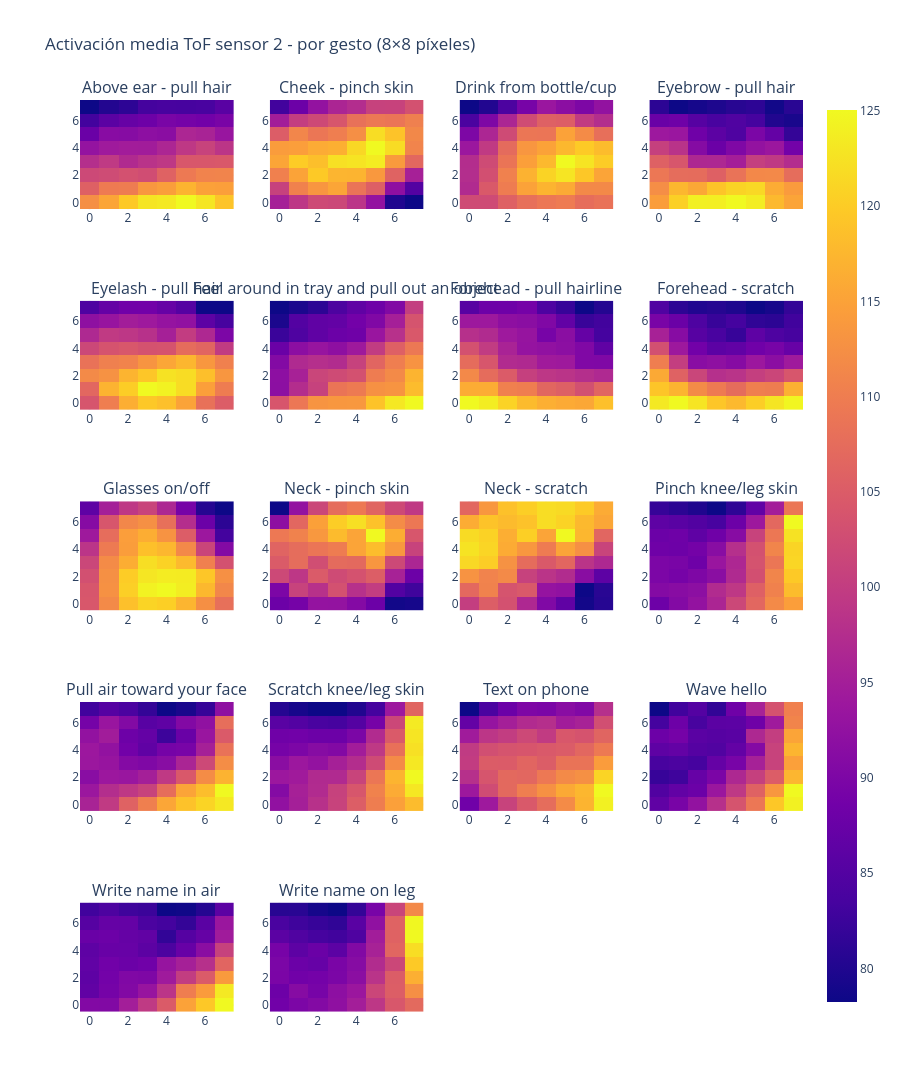

Notebook code cell kept with this figure:
### Code cell
def plot_tof_heatmap_per_gesture(df: pl.DataFrame, tof_idx: int = 1) -> go.Figure:
    """Genera un heatmap 8×8 de la activación media del sensor ToF para cada gesto.
    Esto revela qué zonas del sensor se activan con cada gesto, mostrando patrones espaciales característicos.
    Es útil para entender la información espacial que aporta el sensor ToF y cómo se relaciona con los gestos.

    :param df: DataFrame con los datos de entrenamiento, incluyendo la columna `tof_{idx}` que contiene arrays 8×8.
    :param tof_idx: Índice del sensor ToF a visualizar (1-5), por defecto a 1
    :return: Figura de Plotly con los heatmaps por gesto.
    """
    col = f"tof_{tof_idx}"
    if col not in df.columns:
        print(f"Columna {col} no encontrada.")
        return

    gestures = df["gesture"].drop_nulls().unique().sort().to_list()

    ncols = min(4, len(gestures))
    nrows = int(np.ceil(len(gestures) / ncols))

    fig = make_subplots(
        rows=nrows,
        cols=ncols,
        subplot_titles=gestures,
        horizontal_spacing=0.05,
        vertical_spacing=0.1,
    )

    for idx, gesture in enumerate(gestures):
        row, col_n = divmod(idx, ncols)
        # mean_tof = (
        #     df.filter(pl.col("gesture") == gesture)[col]
        #     .explode()  # Array(64) → filas
        #     .cast(pl.Float32)
        #     .drop_nulls()
        # )
        # Promedia todos los timesteps → shape (64,)
        arr = (
            df.filter(pl.col("gesture") == gesture)
            .select(pl.col(col).arr.to_list())[col]
            .to_list()
        )
        mat = np.nanmean(np.array(arr, dtype=float), axis=0).reshape(8, 8)

        fig.add_trace(
            go.Heatmap(
                z=mat,
                colorscale="Plasma",
                showscale=(idx == 0),
                zmin=0,
            ),
            row=row + 1,
            col=col_n + 1,
        )

    fig.update_layout(
        title=f"Activación media ToF sensor {tof_idx} - por gesto (8×8 píxeles)",
        height=250 * nrows + 80,
        template="plotly_white",
    )
    return fig


plot_tof_heatmap_per_gesture(train_df, tof_idx=2)

### Figure 1 — Plotly figure (JSON) as saved in the notebook; plotly's stock layout.template omitted (floating-point values rounded to 4 significant figures)
{"data": [{"colorscale": [[0, "#0d0887"], [0.1111, "#46039f"], [0.2222, "#7201a8"], [0.3333, "#9c179e"], [0.4444, "#bd3786"], [0.5556, "#d8576b"], [0.6667, "#ed7953"], [0.7778, "#fb9f3a"], [0.8889, "#fdca26"], [1, "#f0f921"]], "showscale": true, "type": "heatmap", "xaxis": "x", "yaxis": "y", "z": [[112.4, 115.4, 119.8, 122.9, 123.3, 125.0, 122.9, 119.1], [105.7, 109.6, 109.9, 113.5, 114.4, 117.2, 114.9, 114.6], [102.0, 102.4, 103.3, 102.6, 106.0, 109.4, 110.8, 111.0], [97.67, 99.5, 97.0, 98.37, 99.23, 104.2, 104.2, 104.4], [92.9, 94.28, 94.73, 94.63, 96.28, 99.19, 101.0, 98.77], [87.67, 91.31, 91.17, 91.96, 91.56, 96.32, 95.72, 93.39], [83.16, 85.88, 87.16, 88.08, 89.55, 89.05, 88.69, 89.45], [78.24, 80.28, 81.19, 83.31, 83.71, 83.53, 83.79, 85.71]], "zmin": 0}, {"colorscale": [[0, "#0d0887"], [0.1111, "#46039f"], [0.2222, "#7201a8"], [0.3333, "#9c179e"], [0.4444, "#bd3786"], [0.5556, "#d8576b"], [0.6667, "#ed7953"], [0.7778, "#fb9f3a"], [0.8889, "#fdca26"], [1, "#f0f921"]], "showscale": false, "type": "heatmap", "xaxis": "x2", "yaxis": "y2", "z": [[99.93, 102.1, 103.8, 103.6, 101.8, 98.46, 91.29, 90.3], [103.1, 108.6, 110.2, 111.3, 107.5, 105.7, 98.11, 94.13], [108.5, 111.1, 113.7, 112.3, 112.3, 110.3, 106.0, 99.98], [111.3, 113.9, 113.0, 115.2, 115.4, 115.9, 110.5, 106.4], [110.6, 110.8, 111.7, 112.0, 114.6, 116.7, 114.9, 108.8], [105.5, 108.9, 107.6, 108.3, 109.6, 115.0, 113.3, 109.1], [99.67, 102.7, 103.7, 104.9, 107.2, 107.8, 107.6, 108.4], [93.03, 95.8, 98.5, 100.4, 101.1, 103.0, 103.1, 104.4]], "zmin": 0}, {"colorscale": [[0, "#0d0887"], [0.1111, "#46039f"], [0.2222, "#7201a8"], [0.3333, "#9c179e"], [0.4444, "#bd3786"], [0.5556, "#d8576b"], [0.6667, "#ed7953"], [0.7778, "#fb9f3a"], [0.8889, "#fdca26"], [1, "#f0f921"]], "showscale": false, "type": "heatmap", "xaxis": "x3", "yaxis": "y3", "z": [[148.5, 148.6, 154.0, 157.6, 159.3, 160.2, 157.0, 158.1], [140.4, 152.2, 160.5, 168.5, 171.9, 170.0, 163.3, 163.3], [141.1, 149.7, 161.5, 171.6, 177.8, 180.8, 175.6, 168.9], [141.1, 148.6, 158.7, 168.0, 172.9, 184.3, 180.5, 176.5], [135.2, 144.3, 156.5, 166.0, 168.6, 172.8, 176.1, 173.5], [129.2, 139.2, 148.6, 159.0, 158.9, 168.5, 163.7, 157.4], [120.0, 129.4, 139.1, 148.9, 153.9, 153.4, 144.6, 141.1], [110.9, 113.9, 120.1, 128.1, 134.9, 132.1, 129.3, 133.4]], "zmin": 0}, {"colorscale": [[0, "#0d0887"], [0.1111, "#46039f"], [0.2222, "#7201a8"], [0.3333, "#9c179e"], [0.4444, "#bd3786"], [0.5556, "#d8576b"], [0.6667, "#ed7953"], [0.7778, "#fb9f3a"], [0.8889, "#fdca26"], [1, "#f0f921"]], "showscale": false, "type": "heatmap", "xaxis": "x4", "yaxis": "y4", "z": [[124.1, 129.0, 131.8, 131.7, 132.6, 131.5, 126.8, 124.8], [122.4, 126.6, 125.2, 127.9, 129.3, 129.7, 125.6, 123.9], [120.0, 118.8, 118.7, 117.2, 119.4, 121.9, 121.9, 118.7], [117.3, 115.9, 110.1, 110.0, 108.8, 113.1, 112.4, 110.7], [113.2, 111.4, 105.7, 103.1, 105.0, 107.0, 107.8, 103.9], [107.9, 107.6, 103.5, 101.7, 100.5, 104.7, 102.5, 98.33], [102.9, 103.4, 101.1, 99.91, 100.6, 99.66, 96.94, 96.41], [97.79, 95.53, 96.17, 96.75, 97.47, 97.86, 95.92, 97.53]], "zmin": 0}, {"colorscale": [[0, "#0d0887"], [0.1111, "#46039f"], [0.2222, "#7201a8"], [0.3333, "#9c179e"], [0.4444, "#bd3786"], [0.5556, "#d8576b"], [0.6667, "#ed7953"], [0.7778, "#fb9f3a"], [0.8889, "#fdca26"], [1, "#f0f921"]], "showscale": false, "type": "heatmap", "xaxis": "x5", "yaxis": "y5", "z": [[113.7, 119.1, 124.6, 127.3, 126.4, 123.4, 117.5, 114.8], [116.1, 125.1, 127.8, 132.0, 131.3, 129.2, 123.0, 118.9], [120.5, 121.4, 125.2, 127.1, 129.8, 129.2, 126.4, 122.0], [117.6, 119.3, 119.7, 121.7, 123.8, 125.4, 122.1, 119.4], [111.9, 113.5, 114.1, 113.3, 113.5, 116.8, 115.9, 110.1], [107.5, 110.0, 109.5, 108.7, 106.3, 110.3, 107.4, 101.6], [103.5, 104.4, 105.9, 105.3, 104.3, 103.8, 98.4, 96.15], [96.85, 99.2, 100.4, 100.5, 99.23, 97.58, 91.5, 91.51]], "zmin": 0}, {"colorscale": [[0, "#0d0887"], [0.1111, "#46039f"], [0.2222, "#7201a8"], [0.3333, "#9c179e"], [0.4444, "#bd3786"], [0.5556, "#d8576b"], [0.6667, "#ed7953"], [0.7778, "#fb9f3a"], [0.8889, "#fdca26"], [1, "#f0f921"]], "showscale": false, "type": "heatmap", "xaxis": "x6", "yaxis": "y6", "z": [[125.6, 133.2, 139.3, 140.0, 140.0, 147.9, 154.2, 157.1], [107.5, 115.8, 120.9, 132.6, 133.9, 138.6, 139.2, 146.7], [107.7, 113.0, 121.8, 123.0, 124.5, 134.5, 137.2, 145.3], [105.8, 115.0, 116.3, 115.5, 120.8, 129.2, 134.7, 139.1], [101.3, 107.4, 109.5, 107.8, 111.0, 119.5, 128.1, 133.5], [93.28, 96.57, 99.52, 101.4, 102.1, 109.9, 116.7, 126.3], [89.06, 97.13, 99.5, 100.1, 102.8, 105.3, 112.5, 125.2], [87.16, 89.04, 91.35, 96.13, 99.58, 102.0, 105.6, 120.1]], "zmin": 0}, {"colorscale": [[0, "#0d0887"], [0.1111, "#46039f"], [0.2222, "#7201a8"], [0.3333, "#9c179e"], [0.4444, "#bd3786"], [0.5556, "#d8576b"], [0.6667, "#ed7953"], [0.7778, "#fb9f3a"], [0.8889, "#fdca26"], [1, "#f0f921"]], "showscale": false, "type": "heatmap", "xaxis": "x7", "yaxis": "y7", "z": [[119.0, 117.9, 115.6, 113.4, 112.2, 111.8, 111.4, 113.8], [111.9, 112.0, 107.3, 107.0, 104.2, 103.4, 101.5, 104.1], [108.2, 104.9, 102.9, 99.44, 98.23, 97.8, 97.11, 96.39], [104.9, 102.3, 96.7, 96.46, 94.5, 94.35, 91.31, 91.2], [101.6, 98.89, 95.64, 93.32, 93.02, 92.46, 91.25, 88.15], [97.3, 96.61, 94.31, 93.46, 90.43, 92.27, 88.68, 85.67], [94.15, 94.23, 92.64, 92.28, 91.27, 88.41, 84.77, 85.48], [87.32, 89.39, 89.55, 90.18, 86.49, 84.63, 81.59, 83.3]], "zmin": 0}, {"colorscale": [[0, "#0d0887"], [0.1111, "#46039f"], [0.2222, "#7201a8"], [0.3333, "#9c179e"], [0.4444, "#bd3786"], [0.5556, "#d8576b"], [0.6667, "#ed7953"], [0.7778, "#fb9f3a"], [0.8889, "#fdca26"], [1, "#f0f921"]], "showscale": false, "type": "heatmap", "xaxis": "x8", "yaxis": "y8", "z": [[108.0, 109.4, 107.6, 104.8, 103.5, 105.6, 107.6, 109.2], [104.7, 103.0, 98.68, 96.88, 95.17, 97.44, 97.17, 102.7], [102.0, 93.87, 90.18, 87.28, 87.81, 89.33, 90.28, 92.35], [97.31, 89.19, 82.08, 82.61, 81.77, 84.08, 82.27, 84.37], [91.56, 84.19, 79.77, 77.69, 78.15, 79.64, 80.3, 78.7], [85.39, 81.87, 77.17, 75.88, 74.42, 77.84, 76.29, 75.62], [80.46, 79.07, 76.33, 74.51, 75.48, 73.94, 73.61, 75.18], [76.48, 73.7, 72.85, 73.18, 72.56, 71.33, 72.09, 74.23]], "zmin": 0}, {"colorscale": [[0, "#0d0887"], [0.1111, "#46039f"], [0.2222, "#7201a8"], [0.3333, "#9c179e"], [0.4444, "#bd3786"], [0.5556, "#d8576b"], [0.6667, "#ed7953"], [0.7778, "#fb9f3a"], [0.8889, "#fdca26"], [1, "#f0f921"]], "showscale": false, "type": "heatmap", "xaxis": "x9", "yaxis": "y9", "z": [[158.0, 170.2, 181.2, 185.0, 184.1, 179.1, 171.3, 164.1], [157.6, 171.8, 184.1, 190.3, 191.6, 189.5, 179.7, 169.5], [156.1, 171.5, 183.5, 188.3, 189.3, 189.2, 182.5, 171.6], [153.7, 170.4, 177.6, 186.8, 184.7, 180.0, 167.9, 156.4], [149.0, 166.6, 174.5, 181.3, 179.6, 169.9, 153.3, 136.1], [141.7, 163.4, 174.6, 177.6, 172.2, 159.4, 141.1, 124.0], [136.6, 157.7, 169.5, 171.4, 164.1, 147.2, 131.3, 120.5], [128.8, 143.2, 149.8, 152.8, 145.3, 133.5, 119.4, 115.9]], "zmin": 0}, {"colorscale": [[0, "#0d0887"], [0.1111, "#46039f"], [0.2222, "#7201a8"], [0.3333, "#9c179e"], [0.4444, "#bd3786"], [0.5556, "#d8576b"], [0.6667, "#ed7953"], [0.7778, "#fb9f3a"], [0.8889, "#fdca26"], [1, "#f0f921"]], "showscale": false, "type": "heatmap", "xaxis": "x10", "yaxis": "y10", "z": [[82.29, 82.7, 84.1, 84.08, 83.38, 82.31, 78.93, 79.07], [82.99, 87.11, 86.03, 87.91, 85.99, 86.73, 81.19, 80.45], [87.42, 86.34, 88.47, 87.56, 88.0, 88.64, 85.09, 82.3], [88.48, 89.49, 87.71, 89.39, 89.28, 91.63, 87.46, 85.35], [88.99, 89.49, 89.96, 90.31, 92.31, 93.41, 91.72, 87.1], [90.13, 90.64, 91.72, 93.33, 92.28, 95.88, 92.7, 88.22], [83.8, 89.17, 92.13, 94.09, 94.83, 93.64, 91.12, 90.06], [78.76, 84.08, 87.3, 89.49, 90.14, 89.03, 87.46, 86.51]], "zmin": 0}, {"colorscale": [[0, "#0d0887"], [0.1111, "#46039f"], [0.2222, "#7201a8"], [0.3333, "#9c179e"], [0.4444, "#bd3786"], [0.5556, "#d8576b"], [0.6667, "#ed7953"], [0.7778, "#fb9f3a"], [0.8889, "#fdca26"], [1, "#f0f921"]], "showscale": false, "type": "heatmap", "xaxis": "x11", "yaxis": "y11", "z": [[82.12, 84.12, 83.32, 80.69, 78.22, 76.65, 73.57, 74.28], [84.76, 86.31, 83.51, 83.82, 79.21, 79.05, 73.36, 74.39], [87.2, 86.33, 86.74, 82.36, 81.48, 80.92, 78.66, 76.5], [90.56, 90.08, 87.13, 85.01, 83.87, 84.66, 81.47, 80.67], [91.05, 90.42, 88.45, 87.43, 85.88, 88.11, 87.07, 82.46], [90.68, 90.28, 88.61, 90.15, 88.09, 92.01, 89.02, 84.62], [88.5, 89.62, 89.2, 89.53, 90.78, 90.31, 89.12, 88.21], [84.7, 87.42, 89.52, 90.1, 90.76, 90.66, 89.93, 88.42]], "zmin": 0}, {"colorscale": [[0, "#0d0887"], [0.1111, "#46039f"], [0.2222, "#7201a8"], [0.3333, "#9c179e"], [0.4444, "#bd3786"], [0.5556, "#d8576b"], [0.6667, "#ed7953"], [0.7778, "#fb9f3a"], [0.8889, "#fdca26"], [1, "#f0f921"]], "showscale": false, "type": "heatmap", "xaxis": "x12", "yaxis": "y12", "z": [[72.81, 75.81, 78.07, 81.99, 88.32, 93.87, 99.69, 102.9], [75.91, 76.46, 77.11, 83.07, 85.53, 92.73, 98.39, 107.0], [74.83, 73.94, 75.16, 76.86, 82.79, 89.75, 98.96, 108.8], [74.83, 74.38, 72.83, 78.85, 82.38, 90.36, 96.51, 110.4], [73.02, 72.79, 73.73, 76.56, 83.89, 90.08, 98.95, 110.2], [72.51, 72.95, 70.9, 73.04, 76.35, 87.48, 96.79, 111.9], [70.67, 70.07, 69.06, 67.85, 72.59, 79.52, 94.14, 114.8], [65.86, 64.67, 63.42, 61.6, 65.03, 71.2, 80.53, 96.6]], "zmin": 0}, {"colorscale": [[0, "#0d0887"], [0.1111, "#46039f"], [0.2222, "#7201a8"], [0.3333, "#9c179e"], [0.4444, "#bd3786"], [0.5556, "#d8576b"], [0.6667, "#ed7953"], [0.7778, "#fb9f3a"], [0.8889, "#fdca26"], [1, "#f0f921"]], "showscale": false, "type": "heatmap", "xaxis": "x13", "yaxis": "y13", "z": [[123.0, 127.6, 135.2, 140.4, 146.6, 150.7, 153.1, 155.8], [120.7, 125.2, 127.1, 129.3, 137.2, 146.3, 150.0, 158.0], [117.9, 120.7, 120.4, 122.3, 127.4, 133.3, 142.6, 148.5], [120.6, 120.0, 117.2, 116.5, 117.9, 123.5, 130.4, 142.7], [120.7, 119.3, 114.6, 112.1, 115.1, 115.5, 122.5, 138.1], [119.3, 121.7, 113.9, 112.6, 107.4, 113.3, 120.2, 133.7], [115.0, 120.3, 117.0, 110.9, 111.8, 116.9, 118.9, 137.4], [107.8, 110.6, 109.1, 106.4, 102.1, 103.5, 106.6, 118.6]], "zmin": 0}, {"colorscale": [[0, "#0d0887"], [0.1111, "#46039f"], [0.2222, "#7201a8"], [0.3333, "#9c179e"], [0.4444, "#bd3786"], [0.5556, "#d8576b"], [0.6667, "#ed7953"], [0.7778, "#fb9f3a"], [0.8889, "#fdca26"], [1, "#f0f921"]], "showscale": false, "type": "heatmap", "xaxis": "x14", "yaxis": "y14", "z": [[77.16, 80.32, 83.87, 87.24, 92.4, 97.98, 103.7, 107.7], [75.26, 80.56, 82.6, 87.08, 90.89, 98.78, 105.2, 113.6], [78.72, 79.41, 82.5, 82.43, 87.47, 96.84, 106.6, 115.9], [76.06, 78.7, 77.46, 80.51, 83.08, 88.86, 100.4, 113.7], [73.07, 74.01, 75.56, 74.93, 79.78, 85.26, 95.77, 112.7], [72.12, 72.46, 71.75, 71.7, 73.87, 82.68, 91.69, 113.3], [68.99, 68.22, 66.78, 66.37, 68.37, 73.08, 88.13, 114.0], [62.7, 61.2, 60.14, 60.19, 62.28, 66.24, 78.86, 93.61]], "zmin": 0}, {"colorscale": [[0, "#0d0887"], [0.1111, "#46039f"], [0.2222, "#7201a8"], [0.3333, "#9c179e"], [0.4444, "#bd3786"], [0.5556, "#d8576b"], [0.6667, "#ed7953"], [0.7778, "#fb9f3a"], [0.8889, "#fdca26"], [1, "#f0f921"]], "showscale": false, "type": "heatmap", "xaxis": "x15", "yaxis": "y15", "z": [[111.9, 117.6, 124.3, 127.8, 130.8, 135.0, 140.3, 147.2], [117.4, 125.7, 130.2, 133.3, 135.9, 139.0, 140.6, 148.0], [121.3, 127.2, 130.2, 129.9, 132.5, 134.9, 135.7, 144.0], [123.3, 128.3, 128.2, 129.6, 128.4, 131.7, 131.7, 137.4], [123.0, 126.2, 127.0, 127.3, 127.8, 128.3, 129.9, 132.7], [117.9, 122.2, 123.3, 125.3, 123.1, 127.5, 126.9, 129.6], [110.5, 116.5, 118.5, 120.6, 121.1, 118.1, 119.1, 126.2], [101.9, 107.4, 111.3, 113.6, 113.2, 114.9, 113.9, 121.2]], "zmin": 0}, {"colorscale": [[0, "#0d0887"], [0.1111, "#46039f"], [0.2222, "#7201a8"], [0.3333, "#9c179e"], [0.4444, "#bd3786"], [0.5556, "#d8576b"], [0.6667, "#ed7953"], [0.7778, "#fb9f3a"], [0.8889, "#fdca26"], [1, "#f0f921"]], "showscale": false, "type": "heatmap", "xaxis": "x16", "yaxis": "y16", "z": [[102.8, 106.2, 109.9, 116.0, 122.8, 129.1, 141.2, 146.6], [100.8, 103.0, 104.3, 111.1, 117.7, 125.4, 134.2, 147.6], [97.65, 98.52, 103.6, 106.5, 114.5, 119.1, 124.5, 138.7], [99.53, 100.0, 99.21, 103.5, 106.2, 113.2, 119.6, 135.6], [102.5, 103.2, 101.3, 100.7, 103.2, 107.8, 119.7, 138.7], [104.4, 105.7, 102.0, 101.5, 101.9, 114.5, 118.6, 136.3], [99.13, 104.6, 99.55, 102.0, 102.2, 104.8, 111.9, 131.3], [93.17, 98.69, 101.1, 97.06, 104.8, 113.4, 122.5, 130.6]], "zmin": 0}, {"colorscale": [[0, "#0d0887"], [0.1111, "#46039f"], [0.2222, "#7201a8"], [0.3333, "#9c179e"], [0.4444, "#bd3786"], [0.5556, "#d8576b"], [0.6667, "#ed7953"], [0.7778, "#fb9f3a"], [0.8889, "#fdca26"], [1, "#f0f921"]], "showscale": false, "type": "heatmap", "xaxis": "x17", "yaxis": "y17", "z": [[102.9, 102.8, 109.8, 116.9, 125.3, 141.3, 148.7, 157.2], [96.61, 100.4, 103.0, 107.0, 115.7, 133.5, 140.0, 154.5], [96.02, 100.1, 102.6, 102.1, 108.8, 117.8, 125.3, 139.7], [96.72, 99.61, 98.52, 99.53, 106.9, 110.3, 114.5, 127.7], [96.02, 98.03, 97.73, 95.69, 92.75, 97.79, 104.4, 119.1], [98.12, 98.63, 97.35, 96.58, 88.79, 94.39, 97.44, 109.1], [94.53, 97.45, 97.19, 92.61, 91.33, 88.98, 95.43, 107.7], [90.88, 92.89, 90.62, 90.05, 83.43, 83.93, 86.96, 95.69]], "zmin": 0}, {"colorscale": [[0, "#0d0887"], [0.1111, "#46039f"], [0.2222, "#7201a8"], [0.3333, "#9c179e"], [0.4444, "#bd3786"], [0.5556, "#d8576b"], [0.6667, "#ed7953"], [0.7778, "#fb9f3a"], [0.8889, "#fdca26"], [1, "#f0f921"]], "showscale": false, "type": "heatmap", "xaxis": "x18", "yaxis": "y18", "z": [[70.82, 72.34, 73.24, 74.7, 77.68, 81.84, 87.41, 90.31], [70.35, 73.55, 71.69, 74.44, 76.28, 84.42, 88.46, 95.91], [72.11, 70.84, 71.27, 72.12, 74.25, 81.29, 88.22, 100.2], [72.19, 70.19, 69.57, 72.1, 73.65, 79.97, 84.64, 103.5], [71.61, 68.43, 70.03, 68.3, 72.95, 78.33, 89.68, 105.9], [68.15, 66.79, 65.56, 65.05, 66.69, 77.4, 89.16, 109.1], [66.05, 64.87, 64.13, 63.49, 67.91, 74.93, 89.23, 108.9], [62.71, 62.77, 60.98, 60.11, 63.81, 71.72, 84.22, 95.0]], "zmin": 0}], "layout": {"annotations": [{"font": {"size": 16}, "showarrow": false, "text": "Above ear - pull hair", "x": 0.1062, "xanchor": "center", "xref": "paper", "y": 1, "yanchor": "bottom", "yref": "paper"}, {"font": {"size": 16}, "showarrow": false, "text": "Cheek - pinch skin", "x": 0.3688, "xanchor": "center", "xref": "paper", "y": 1, "yanchor": "bottom", "yref": "paper"}, {"font": {"size": 16}, "showarrow": false, "text": "Drink from bottle/cup", "x": 0.6313, "xanchor": "center", "xref": "paper", "y": 1, "yanchor": "bottom", "yref": "paper"}, {"font": {"size": 16}, "showarrow": false, "text": "Eyebrow - pull hair", "x": 0.8938, "xanchor": "center", "xref": "paper", "y": 1, "yanchor": "bottom", "yref": "paper"}, {"font": {"size": 16}, "showarrow": false, "text": "Eyelash - pull hair", "x": 0.1062, "xanchor": "center", "xref": "paper", "y": 0.78, "yanchor": "bottom", "yref": "paper"}, {"font": {"size": 16}, "showarrow": false, "text": "Feel around in tray and pull out an object", "x": 0.3688, "xanchor": "center", "xref": "paper", "y": 0.78, "yanchor": "bottom", "yref": "paper"}, {"font": {"size": 16}, "showarrow": false, "text": "Forehead - pull hairline", "x": 0.6313, "xanchor": "center", "xref": "paper", "y": 0.78, "yanchor": "bottom", "yref": "paper"}, {"font": {"size": 16}, "showarrow": false, "text": "Forehead - scratch", "x": 0.8938, "xanchor": "center", "xref": "paper", "y": 0.78, "yanchor": "bottom", "yref": "paper"}, {"font": {"size": 16}, "showarrow": false, "text": "Glasses on/off", "x": 0.1062, "xanchor": "center", "xref": "paper", "y": 0.56, "yanchor": "bottom", "yref": "paper"}, {"font": {"size": 16}, "showarrow": false, "text": "Neck - pinch skin", "x": 0.3688, "xanchor": "center", "xref": "paper", "y": 0.56, "yanchor": "bottom", "yref": "paper"}, {"font": {"size": 16}, "showarrow": false, "text": "Neck - scratch", "x": 0.6313, "xanchor": "center", "xref": "paper", "y": 0.56, "yanchor": "bottom", "yref": "paper"}, {"font": {"size": 16}, "showarrow": false, "text": "Pinch knee/leg skin", "x": 0.8938, "xanchor": "center", "xref": "paper", "y": 0.56, "yanchor": "bottom", "yref": "paper"}, {"font": {"size": 16}, "showarrow": false, "text": "Pull air toward your face", "x": 0.1062, "xanchor": "center", "xref": "paper", "y": 0.34, "yanchor": "bottom", "yref": "paper"}, {"font": {"size": 16}, "showarrow": false, "text": "Scratch knee/leg skin", "x": 0.3688, "xanchor": "center", "xref": "paper", "y": 0.34, "yanchor": "bottom", "yref": "paper"}, {"font": {"size": 16}, "showarrow": false, "text": "Text on phone", "x": 0.6313, "xanchor": "center", "xref": "paper", "y": 0.34, "yanchor": "bottom", "yref": "paper"}, {"font": {"size": 16}, "showarrow": false, "text": "Wave hello", "x": 0.8938, "xanchor": "center", "xref": "paper", "y": 0.34, "yanchor": "bottom", "yref": "paper"}, {"font": {"size": 16}, "showarrow": false, "text": "Write name in air", "x": 0.1062, "xanchor": "center", "xref": "paper", "y": 0.12, "yanchor": "bottom", "yref": "paper"}, {"font": {"size": 16}, "showarrow": false, "text": "Write name on leg", "x": 0.3688, "xanchor": "center", "xref": "paper", "y": 0.12, "yanchor": "bottom", "yref": "paper"}], "height": 1330, "title": {"text": "Activación media ToF sensor 2 - por gesto (8×8 píxeles)"}, "xaxis": {"anchor": "y", "domain": [0, 0.2125]}, "xaxis10": {"anchor": "y10", "domain": [0.2625, 0.475]}, "xaxis11": {"anchor": "y11", "domain": [0.525, 0.7375]}, "xaxis12": {"anchor": "y12", "domain": [0.7875, 1]}, "xaxis13": {"anchor": "y13", "domain": [0, 0.2125]}, "xaxis14": {"anchor": "y14", "domain": [0.2625, 0.475]}, "xaxis15": {"anchor": "y15", "domain": [0.525, 0.7375]}, "xaxis16": {"anchor": "y16", "domain": [0.7875, 1]}, "xaxis17": {"anchor": "y17", "domain": [0, 0.2125]}, "xaxis18": {"anchor": "y18", "domain": [0.2625, 0.475]}, "xaxis19": {"anchor": "y19", "domain": [0.525, 0.7375]}, "xaxis2": {"anchor": "y2", "domain": [0.2625, 0.475]}, "xaxis20": {"anchor": "y20", "domain": [0.7875, 1]}, "xaxis3": {"anchor": "y3", "domain": [0.525, 0.7375]}, "xaxis4": {"anchor": "y4", "domain": [0.7875, 1]}, "xaxis5": {"anchor": "y5", "domain": [0, 0.2125]}, "xaxis6": {"anchor": "y6", "domain": [0.2625, 0.475]}, "xaxis7": {"anchor": "y7", "domain": [0.525, 0.7375]}, "xaxis8": {"anchor": "y8", "domain": [0.7875, 1]}, "xaxis9": {"anchor": "y9", "domain": [0, 0.2125]}, "yaxis": {"anchor": "x", "domain": [0.88, 1]}, "yaxis10": {"anchor": "x10", "domain": [0.44, 0.56]}, "yaxis11": {"anchor": "x11", "domain": [0.44, 0.56]}, "yaxis12": {"anchor": "x12", "domain": [0.44, 0.56]}, "yaxis13": {"anchor": "x13", "domain": [0.22, 0.34]}, "yaxis14": {"anchor": "x14", "domain": [0.22, 0.34]}, "yaxis15": {"anchor": "x15", "domain": [0.22, 0.34]}, "yaxis16": {"anchor": "x16", "domain": [0.22, 0.34]}, "yaxis17": {"anchor": "x17", "domain": [0, 0.12]}, "yaxis18": {"anchor": "x18", "domain": [0, 0.12]}, "yaxis19": {"anchor": "x19", "domain": [0, 0.12]}, "yaxis2": {"anchor": "x2", "domain": [0.88, 1]}, "yaxis20": {"anchor": "x20", "domain": [0, 0.12]}, "yaxis3": {"anchor": "x3", "domain": [0.88, 1]}, "yaxis4": {"anchor": "x4", "domain": [0.88, 1]}, "yaxis5": {"anchor": "x5", "domain": [0.66, 0.78]}, "yaxis6": {"anchor": "x6", "domain": [0.66, 0.78]}, "yaxis7": {"anchor": "x7", "domain": [0.66, 0.78]}, "yaxis8": {"anchor": "x8", "domain": [0.66, 0.78]}, "yaxis9": {"anchor": "x9", "domain": [0.44, 0.56]}}}
